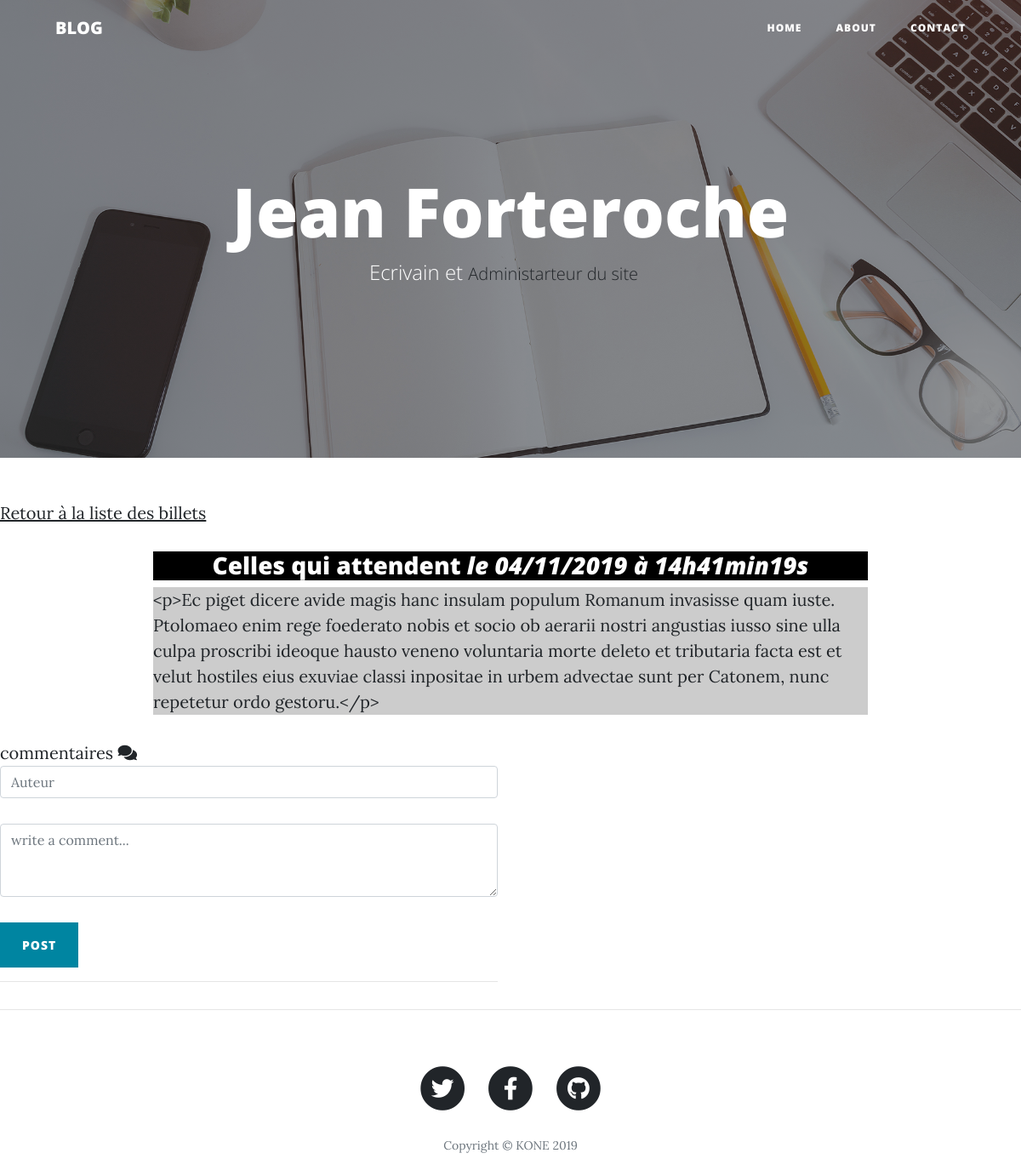
Screenshot of /index.php?action=post&id=65 with the database file from the repository.
### tables this page shows
CREATE TABLE `posts` (
  `id` int(11) NOT NULL,
  `title` varchar(255) NOT NULL,
  `images` varchar(200) NOT NULL,
  `content` text NOT NULL,
  `creation_date` datetime NOT NULL
);

### controller/Frontend.php (called while the page is built, shortened)
<?php
class Frontend {
    public function post() {
        $postManager = new PostManager();
        $post = $postManager->getPost($_GET['id']);
        require ('view/frontend/postView.php');
    }
}

### model/PostManager.php (called while the page is built, shortened)
<?php
class PostManager extends BddManager {
    public function getPost($postId) {
        $db = $this->dbConnect();
        $req = $db->prepare('SELECT id, title,images, content, DATE_FORMAT(creation_date, \'%d/%m/%Y à %Hh%imin%ss\') AS creation_date_fr FROM posts WHERE id = ?');
        $req->execute(array($postId));
        $post = $req->fetch();
        return $post;
    }
}

### view/frontend/postView.php (the view, shortened to what this page needs)
<p><a href="index.php">Retour à la liste des billets</a></p>
<div class="news">
    <h3>
        <?= htmlspecialchars($post['title']) ?>
        <em>le <?= $post['creation_date_fr'] ?></em>
    </h3>
    <p>
        <?= nl2br(htmlspecialchars($post['content'])) ?>
    </p>
</div>
<div class="row bootstrap snippets">
    <div class="col-md-6 col-md-offset-2 col-sm-12">
        <div class="comment-wrapper">
            <div class="panel panel-info">
                <div class="panel-heading">
                    commentaires <i class="fa fa-comments" aria-hidden="true"></i>
                </div>
                <div class="panel-body">
                    <form action="index.php?action=addComment&amp;id=<?= $post['id'] ?>" method="post">
                        <input class="form-control" type="text" id="author" name="author" placeholder="Auteur"
                            rows="3" />
                        <br>
                        <textarea id="comment" name="comment" class="form-control" placeholder="write a comment..."
                            rows="3"></textarea>
                        <br>
                        <input type="submit" class="btn btn-primary " value="POST" />
                    </form>
                    <hr>
                </div>
            </div>
        </div>
    </div>
</div>
<?php require('/opt/lampp/htdocs/blog/view/template.php'); ?>

### public/css/style.css (style rules this page uses)
h1, h3 { text-align:center; }
h3 { background-color:black; color:white; font-size:0.9em; margin-bottom:0px; }
.news p { background-color:#CCCCCC; margin-top:0px; }
.news { width:70%; margin:auto; }
a { text-decoration: none; color: blue; }

### rows the page displays
posts: title "Celles qui attendent", content "<p>Ec piget dicere avide magis hanc insulam populum Romanum invasisse quam iuste. Ptolomaeo enim rege foederato nobis et socio ob aerarii nostri angustias iusso sine ulla culpa proscribi ideoque hausto veneno voluntaria morte deleto et tributaria facta est et velut hostiles eius exuviae classi inpositae in urbem advectae sunt per Catonem, nunc repetetur ordo gestoru.</p>"

### other values shown
$post['creation_date_fr'] "04/11/2019 à 14h41min19s"
